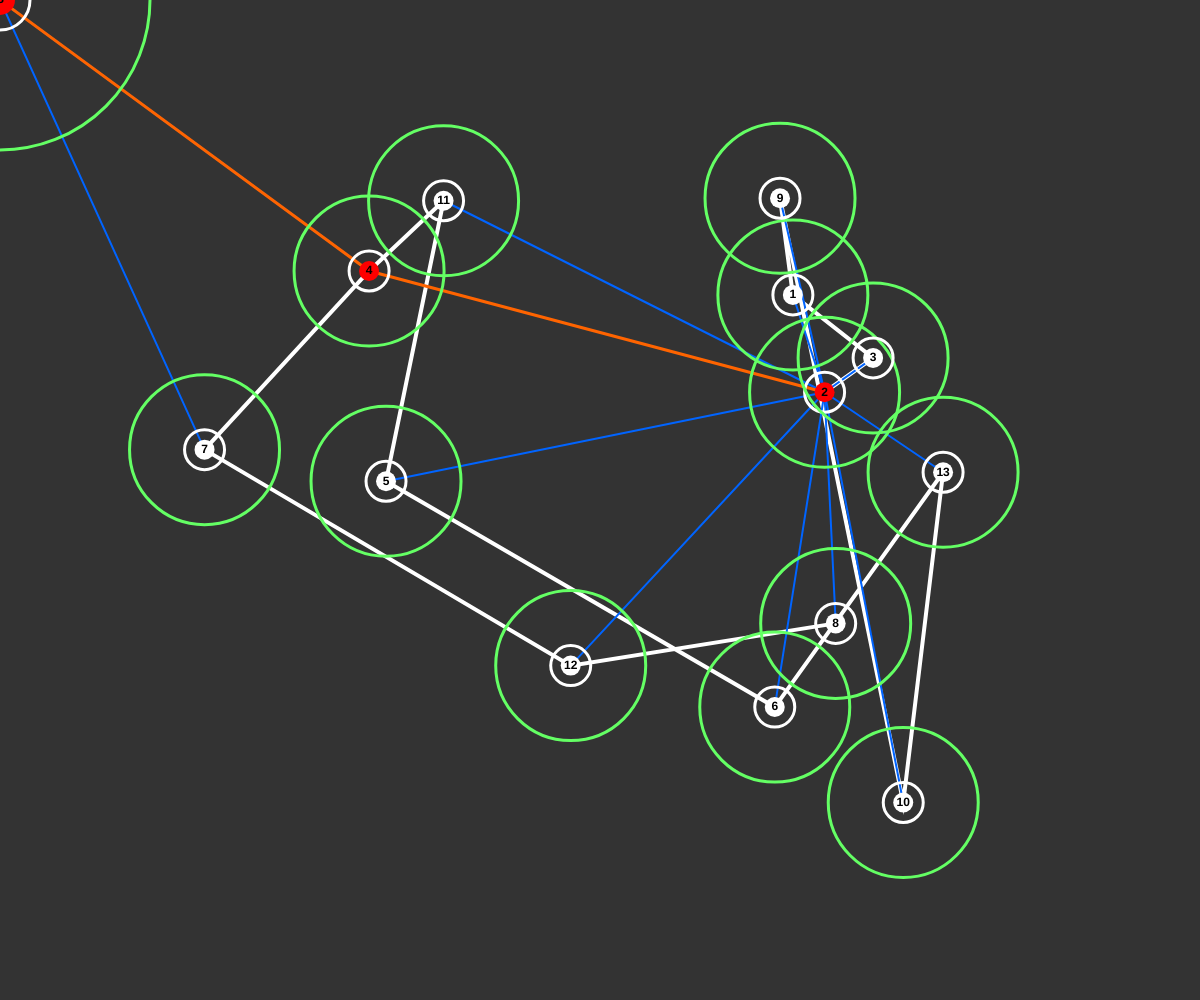
Frame 1 (no input)
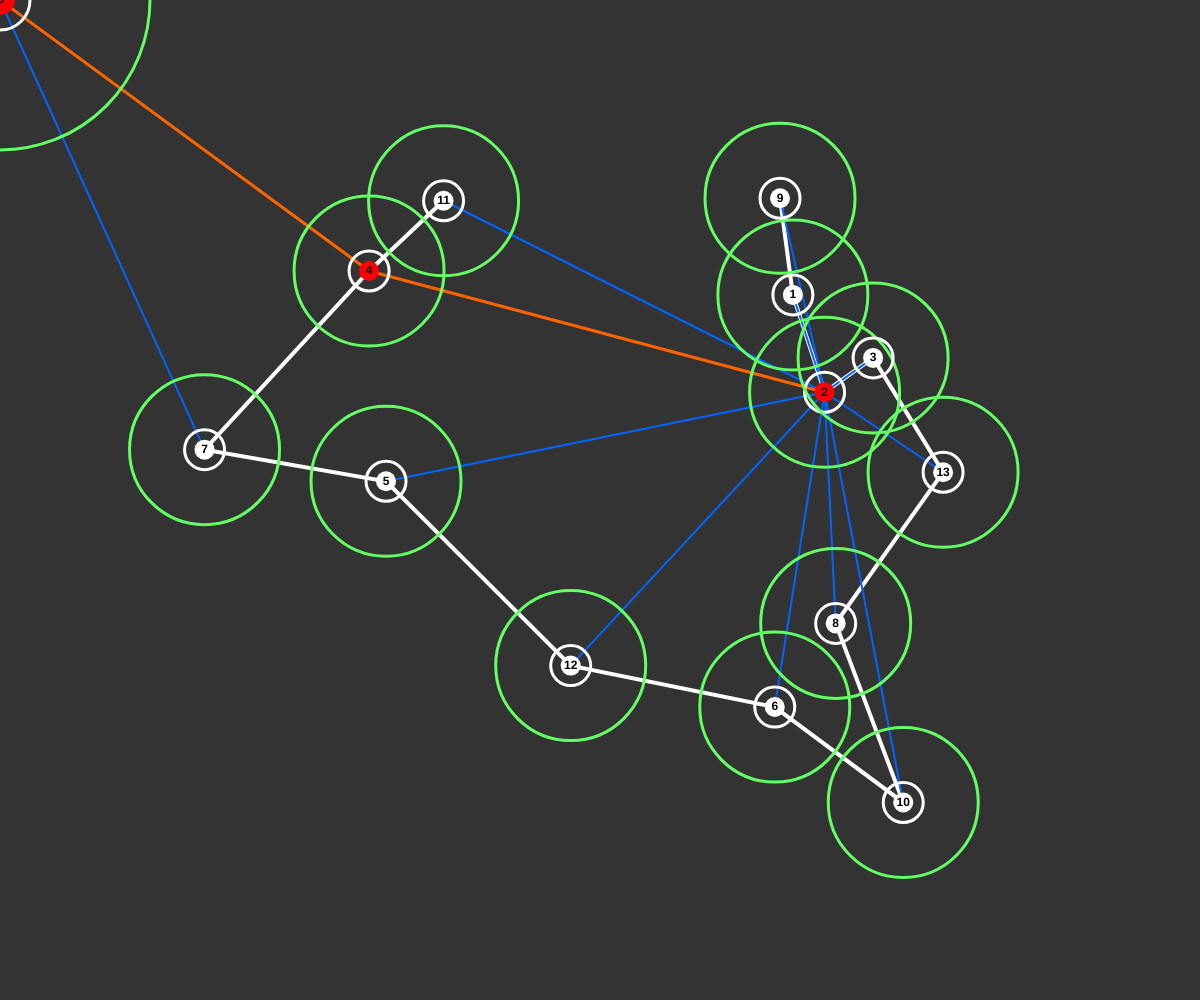
Frame 60 (no input)
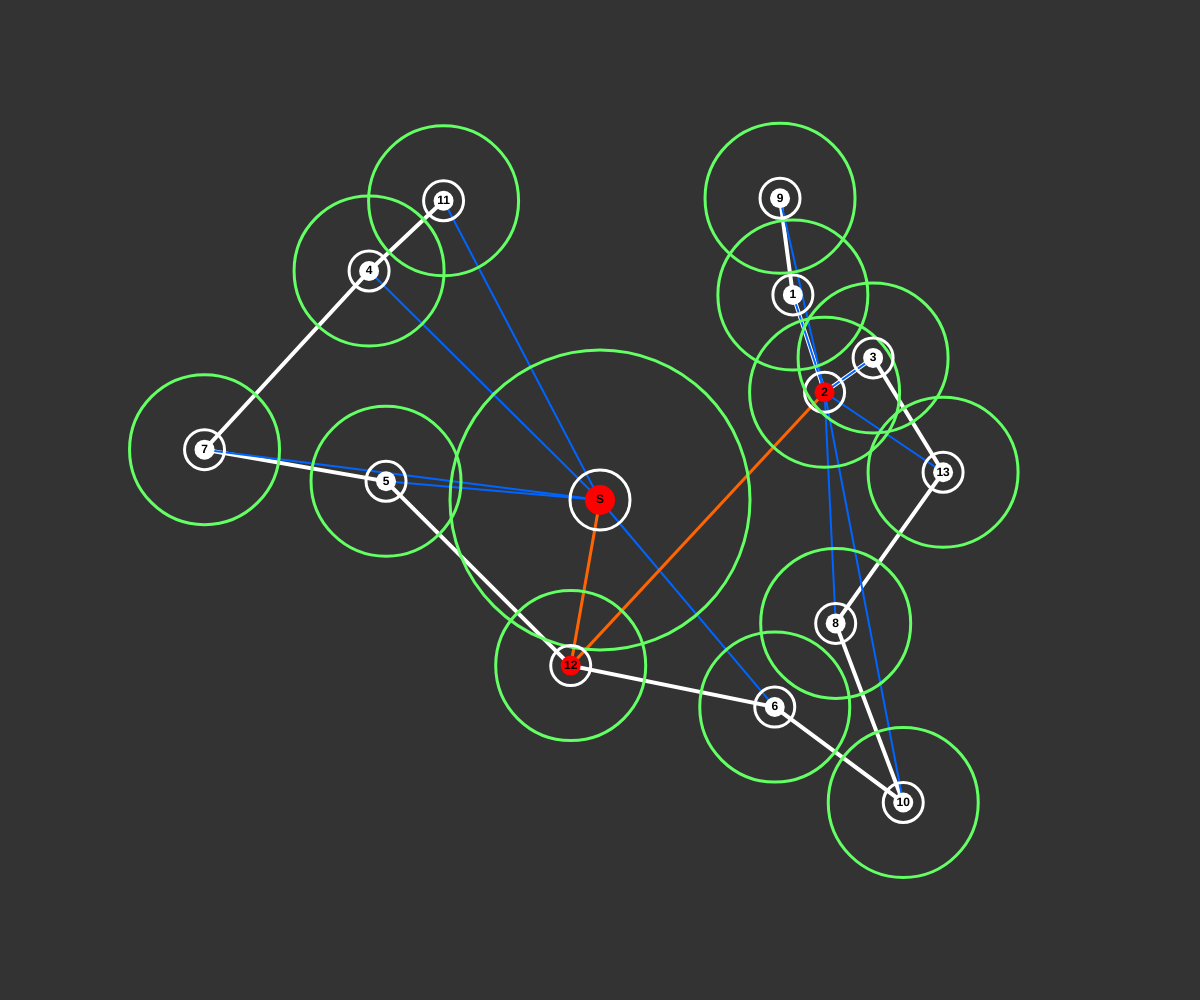
Frame 120 (the mouse pressed at the canvas centre since frame 60)

The p5.js sketch that drew these frames (run headless with seeded random() and noise() and a simulated clock; from frame 60 on, the mouse is pressed at the canvas centre):

// p5.js sketch
// ── sketch.js
let poles = [];
let totalPoles = 13;

let popSize = 500;
let population = [];
let fitness = [];

let recordDistance = Infinity;
let bestEver;
let currentBest;

let server;
let lsI;
let msI;

function setup() {
	createCanvas(windowWidth, windowHeight);

  let order = [];

	server = new mServer(mouseX, mouseY, 'S');

	for (let i=0; i<totalPoles; i++) {
		poles.push(new pole(random(150, width-150), random(150, height-150), i+1));
		order[i] = i;
	}

	lsI = findServer(poles);

	for (let i = 0; i < popSize; i++) {
    population[i] = shuffle(order);
  }

}

function draw() {
	background(51);

	// GA
  calculateFitness();
  normalizeFitness();
  nextGeneration();

	//Path
	stroke(255);
  strokeWeight(4);
  noFill();
  beginShape();
  for (let i = 0; i < bestEver.length; i++) {
    let n = bestEver[i];
    vertex(poles[n].pos.x, poles[n].pos.y);
  }
  endShape();

	communicate();

	//Server
	server.pos.x = mouseX;
	server.pos.y = mouseY;
	server.signalRange();
	server.display();

	//Node
	let c = 0;
	for (p of poles) {
		c++;
		if (c == lsI+1 || c == msI+1) {
			p.server = true;
		} else {
			p.server = false;
		}
		p.display();
		p.signalRange();
	}

}

function findServer(a) {
	let minIndex;
	let cr = Infinity;
	let sum  = 0;
	for (let i=0; i<a.length; i++) {
		for (let j=0; j<a.length; j++) {
			if (i != j) {
				let pointA = a[i].pos;
				let pointB = a[j].pos;
				let d = dist(pointA.x, pointA.y, pointB.x, pointB.y);
				sum += d;
			}
		}
		if (sum < cr) {
			cr = sum;
			minIndex = i;
		}
		sum = 0;
	}
	a[minIndex].server = true;
	return minIndex;
}

function communicate() {
	let md = Infinity;
	stroke(0,100,255);
	strokeWeight(2);
	for (let i=0; i<totalPoles; i++) {
		let msd = dist(poles[i].pos.x, poles[i].pos.y, server.pos.x, server.pos.y);
		if (msd < md) {
			md = msd;
			msI = i;
		}
		let lsd = dist(poles[i].pos.x, poles[i].pos.y, poles[lsI].pos.x, poles[lsI].pos.y);
		if (lsd < msd) {
			line(poles[i].pos.x, poles[i].pos.y, poles[lsI].pos.x, poles[lsI].pos.y);
		} else {
			line(poles[i].pos.x, poles[i].pos.y, server.pos.x, server.pos.y);
		}
	}
	noFill();
	stroke(255,100,0);
	strokeWeight(3);
	if (sdist(lsI) <= sdist(msI)) {
		line(poles[lsI].pos.x, poles[lsI].pos.y, server.pos.x, server.pos.y);
	} else {
		poles[msI].server = true;
		line(poles[lsI].pos.x, poles[lsI].pos.y, poles[msI].pos.x, poles[msI].pos.y);
		line(poles[msI].pos.x, poles[msI].pos.y, server.pos.x, server.pos.y);
	}
	//console.log(msI, lsI);
}

function sdist(i) {
	return dist(poles[i].pos.x, poles[i].pos.y, server.pos.x, server.pos.y);
}

// ── MServer.js
class mServer {
  constructor(x, y, lab) {
    this.pos = createVector(x, y);
    this.r = 30;
    this.radi = this.r*2;
    this.lable = lab || '';
    this.client = false;
    this.server = true;
    this.range = 300;
  }

  intersects(ob) {
    let d = dist(this.pos.x, this.pos.y, ob.pos.x,ob.pos.y);
    return (d < this.r, ob.r)
  }

  signalRange() {
    noFill();
    stroke(100, 255, 100);
    ellipse(this.pos.x, this.pos.y, this.range, this.range);
  }

  display() {
    fill(255,0,0);
    noStroke();
    ellipse(this.pos.x, this.pos.y, this.r, this.r);
    noFill();
    stroke(255);
    ellipse(this.pos.x, this.pos.y, this.radi, this.radi);
    fill(0);
    noStroke();
    textStyle(BOLD);
    textAlign(CENTER, CENTER);
    text(this.lable, this.pos.x, this.pos.y);
  }
}

// ── Pole.js
class pole {
  constructor(x, y, lab) {
    this.pos = createVector(x, y);
    this.r = 20;
    this.radi = this.r*2;
    this.lable = lab || '';
    this.client = true;
    this.server = false;
    this.range = 150;
  }

  intersects(ob) {
    let d = dist(this.pos.x, this.pos.y, ob.pos.x,ob.pos.y);
    return (d < this.r, ob.r)
  }

  signalRange() {
    noFill();
    stroke(100, 255, 100);
    ellipse(this.pos.x, this.pos.y, this.range, this.range);
  }

  display() {
    if (this.server) {
      fill(255, 0, 0);
    } else {
      fill(255);
    }
    noStroke();
    ellipse(this.pos.x, this.pos.y, this.r, this.r);
    noFill();
    stroke(255);
    ellipse(this.pos.x, this.pos.y, this.radi, this.radi);
    fill(0);
    noStroke();
    textStyle(BOLD);
    textAlign(CENTER, CENTER);
    text(this.lable, this.pos.x, this.pos.y);
  }
}

// ── ga.js
function calculateFitness() {
  let currentRecord = Infinity;
  for (let i = 0; i < population.length; i++) {
    let d = calcDistance(poles, population[i]);
    if (d < recordDistance) {
      recordDistance = d;
      bestEver = population[i];
    }
    if (d < currentRecord) {
      currentRecord = d;
      currentBest = population[i];
    }
    fitness[i] = 1 / (pow(d, 8) + 1);
  }
}

function normalizeFitness() {
  let sum = 0;
  for (let i = 0; i < fitness.length; i++) {
    sum += fitness[i];
  }
  for (let i = 0; i < fitness.length; i++) {
    fitness[i] = fitness[i] / sum;;
  }
}

function nextGeneration() {
  let newPopulation = [];
  for (let i = 0; i < population.length; i++) {
    let orderA = pickOne(population, fitness);
    let orderB = pickOne(population, fitness);
    let order = crossOver(orderA, orderB);
    mutate(order, 0.01);
    newPopulation[i] = order;
  }
  population = newPopulation;

}

function pickOne(list, prob) {
  let index = 0;
  let r = random(1);

  while (r > 0) {
    r = r - prob[index];
    index++;
  }
  index--;
  return list[index].slice();
}

function crossOver(orderA, orderB) {
  let start = floor(random(orderA.length));
  let end = floor(random(start + 1, orderA.length));
  let neworder = orderA.slice(start, end);
  // let left = totalCities - neworder.length;
  for (let i = 0; i < orderB.length; i++) {
    let pole = orderB[i];
    if (!neworder.includes(pole)) {
      neworder.push(pole);
    }
  }
  return neworder;
}


function mutate(order, mutationRate) {
  for (let i = 0; i < totalPoles; i++) {
    if (random(1) < mutationRate) {
      let indexA = floor(random(order.length));
      let indexB = (indexA + 1) % totalPoles;
      swap(order, indexA, indexB);
    }
  }
}

function swap(a, i, j) {
  let temp = a[i];
  a[i] = a[j];
  a[j] = temp;
}

function calcDistance(points, order) {
  let sum = 0;
  for (let i = 0; i < order.length - 1; i++) {
    let poleAIndex = order[i];
    let poleA = points[poleAIndex].pos;
    let poleBIndex = order[i + 1];
    let poleB = points[poleBIndex].pos;
    let d = dist(poleA.x, poleA.y, poleB.x, poleB.y);
    sum += d;
  }
  return sum;
}
